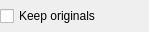
<?xml version="1.0" encoding="UTF-8"?>
<ui version="4.0">
 <class>LC_StretchOptionsWidget</class>
 <widget class="QWidget" name="LC_StretchOptionsWidget">
  <property name="geometry">
   <rect>
    <x>0</x>
    <y>0</y>
    <width>149</width>
    <height>32</height>
   </rect>
  </property>
  <property name="windowTitle">
   <string>Form</string>
  </property>
  <layout class="QGridLayout" name="gridLayout">
   <property name="leftMargin">
    <number>0</number>
   </property>
   <property name="topMargin">
    <number>1</number>
   </property>
   <property name="rightMargin">
    <number>0</number>
   </property>
   <property name="bottomMargin">
    <number>1</number>
   </property>
   <item row="0" column="0">
    <widget class="QCheckBox" name="cbKeepOriginals">
     <property name="toolTip">
      <string>If checked, original entities will survive, otherwise they will be removed.</string>
     </property>
     <property name="text">
      <string>Keep originals</string>
     </property>
    </widget>
   </item>
   <item row="0" column="1">
    <spacer name="horizontalSpacer">
     <property name="orientation">
      <enum>Qt::Orientation::Horizontal</enum>
     </property>
     <property name="sizeHint" stdset="0">
      <size>
       <width>0</width>
       <height>20</height>
      </size>
     </property>
    </spacer>
   </item>
  </layout>
 </widget>
 <resources/>
 <connections/>
</ui>
